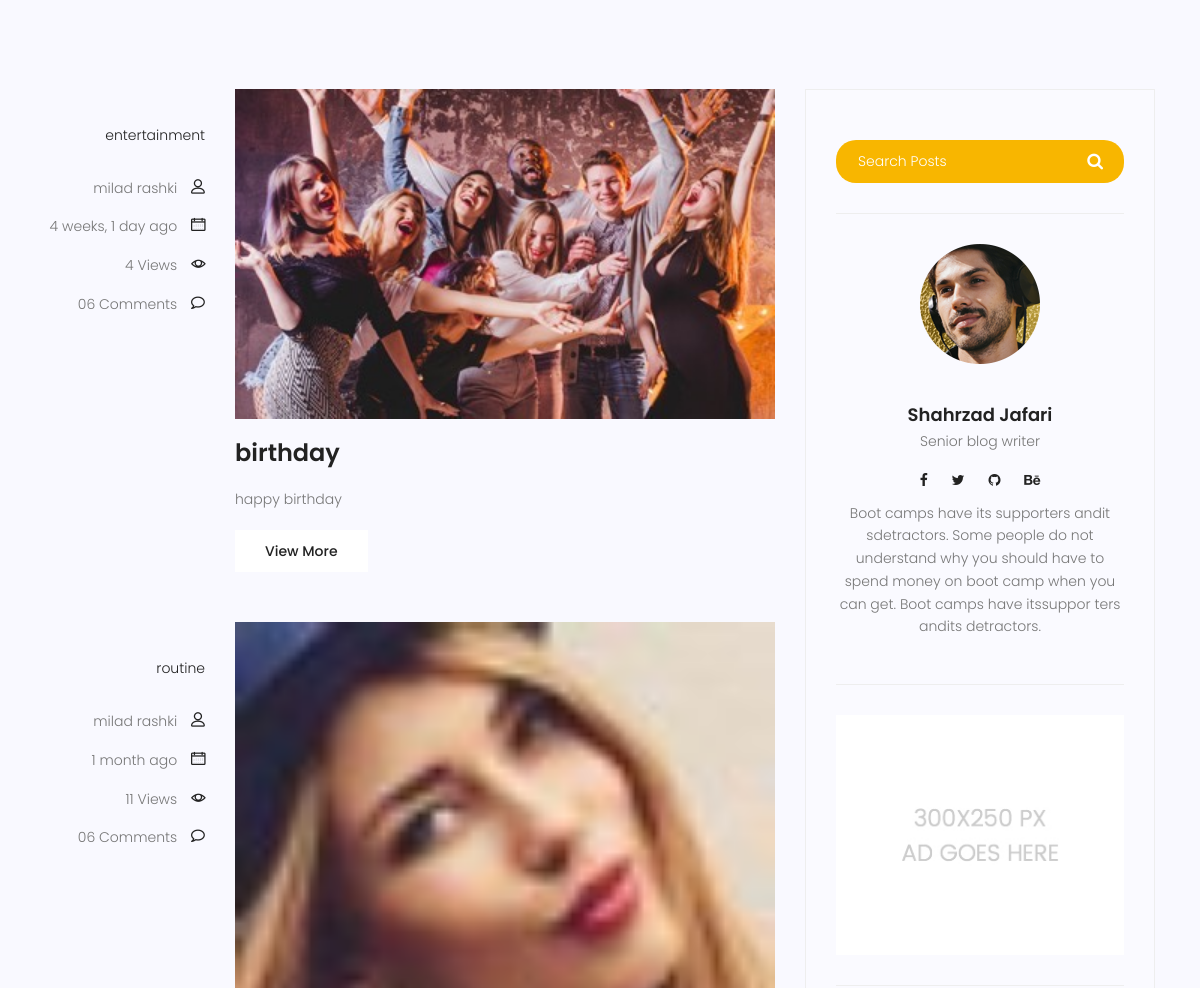
/blog/ (middle part), run on an earlier commit of the app's database.
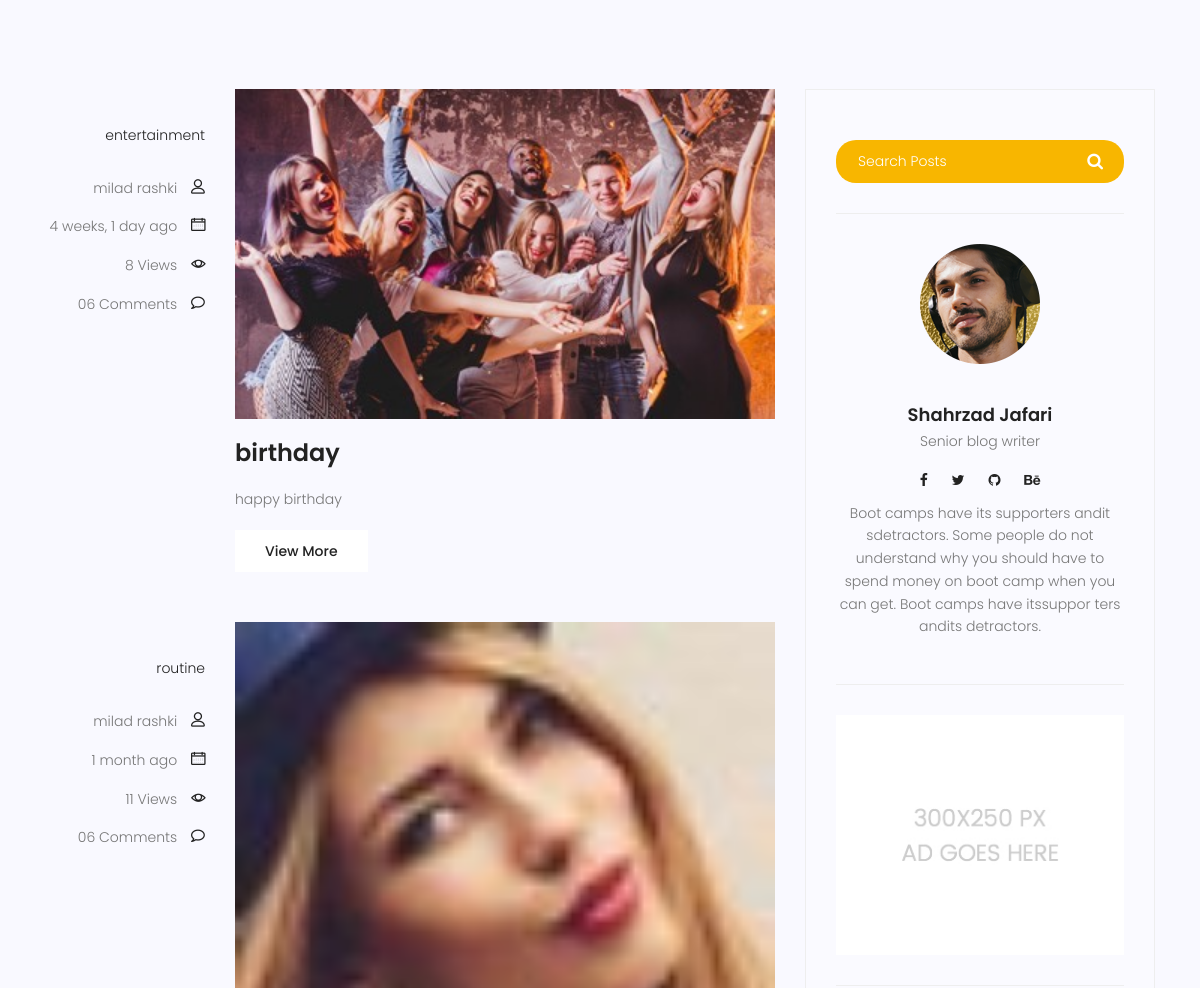
And on a later commit of the database.
### blog/models.py (models this page shows, shortened)
class Category(models.Model):
    name = models.CharField(max_length=255)
    def __str__(self):
        return self.name

class Post(models.Model):
    title = models.CharField(max_length=255)
    content = models.TextField()
    image = models.ImageField(upload_to='blog/', default='blog/default.jpg')
    tag = TaggableManager()
    category = models.ManyToManyField(Category)
    author = models.ForeignKey(User, on_delete=models.SET_NULL, null=True)
    counted_view = models.IntegerField(default=0)
    status = models.BooleanField(default=False)
    published_date = models.DateTimeField(null=True)
    created_date = models.DateTimeField(auto_now_add=True)
    updated_date = models.DateTimeField(auto_now=True)
    class Meta:
        ordering = ['created_date']

### blog/views.py (the view)
# urls.py: urlpatterns = [path('', blog_view, name='index'),
def blog_view(request, **kwargs):
    posts = Post.objects.filter(status=1, published_date__lte=timezone.now()).order_by('-published_date')
    if kwargs.get('cat_name') is not None:
        posts = posts.filter(category__name=kwargs['cat_name'])
    if kwargs.get('author_username') is not None:
        posts = posts.filter(author__username=kwargs['author_username'])
    if kwargs.get('tag_name') is not None:
        posts = posts.filter(tag__name__in=[kwargs['tag_name']])
    posts = Paginator(posts, 3)
    try:
        page_number = request.GET.get('page')
        posts = posts.get_page(page_number)
    except PageNotAnInteger:
        posts = posts.get_page(1)
    except EmptyPage:
        posts = posts.get_page(1)
    context = {'posts': posts}
    return render(request, 'blog/blog-home.html', context)

### blog/templatetags/blog_tags.py (called while the page is built)
@register.inclusion_tag('blog/blog-poppost.html')
def latest_post(arg=3):
    posts = Post.objects.filter(status=1).order_by('-counted_view')[:arg]
    return {'posts': posts}

@register.inclusion_tag('blog/blog-post-categories.html')
def post_categories(arg=5):
    posts = Post.objects.filter(status=1)
    categories = Category.objects.all()
    cat_dict = {}
    for name in categories:
        cat_dict[name] = posts.filter(category=name).count()
    sorted_category_by_number = sorted(cat_dict.items(), key=lambda x: x[1], reverse=True)
    converted_dict = dict(sorted_category_by_number)
    converted_dict = dict(list(converted_dict.items())[:arg])
    return {'categories': converted_dict}

### templates/blog/blog-home.html (shortened to what this page needs)
{% extends 'base.html' %}
{%load static%}
{% load humanize %}
{%load blog_tags%}
{% block content %}
<section class="top-category-widget-area pt-90 pb-90">
</section>
<section class="post-content-area">
    <div class="container">
        <div class="row">
            <div class="col-lg-8 posts-list">
                {% for post in posts %}
                <div class="single-post row">
                    <div class="col-lg-3 col-md-3 meta-details">
                        <ul class="tags">
                            {% for cat in post.category.all %}
                            <li>
                                <a href="{% url 'blog:category' cat_name=cat.name %}"
                                >{{ cat.name }}</a
                                >{%if not forloop.last%},{%endif%}
                            </li>
                            {% endfor %}
                        </ul>
                        <div class="user-details row">
                            <p class="user-name col-lg-12 col-md-12 col-6">
                                <a
                                        href="{% url 'blog:author' author_username=post.author.username %}"
                                >{{ post.author.get_full_name }}</a
                                >
                                <span class="lnr lnr-user"></span>
                            </p>
                            <p class="date col-lg-12 col-md-12 col-6">
                                <a href="#">{{post.published_date|naturaltime}}</a>
                                <span class="lnr lnr-calendar-full"></span>
                            </p>
                            <p class="view col-lg-12 col-md-12 col-6">
                                <a href="#">{{post.counted_view}} Views</a>
                                <span class="lnr lnr-eye"></span>
                            </p>
                            <p class="comments col-lg-12 col-md-12 col-6">
                                <a href="#">06 Comments</a> <span class="lnr lnr-bubble"></span>
                            </p>
                        </div>
                    </div>
                    <div class="col-lg-9 col-md-9">
                        <div class="feature-img">
                            <img class="img-fluid" src="{{ post.image.url }}" alt=""/>
                        </div>
                        <a class="posts-title" href="{% url 'blog:single' pid=post.id %}"
                        ><h3>{{post.title}}</h3></a
                        >
                        <p class="excert">{{ post.content|truncatewords:20 }}</p>
                        <a href="{% url 'blog:single' pid=post.id %}" class="primary-btn"
                        >View More</a
                        >
                    </div>
                </div>
                {% endfor%}
            </div>
            <div class="col-lg-4 sidebar-widgets">
                <div class="widget-wrap">
                    {% include 'blog/blog-search.html' %}
                    {% include 'blog/blog-writer.html' %}
                    {% include 'blog/blog-ads.html' %}
                </div>
            </div>
        </div>
    </div>
</section>
{% endblock%}

### templates/base.html (shortened to what this page needs)
{% load static %}
<!DOCTYPE html>
<html lang="zxx" class="no-js">
  <head>
    <link rel="stylesheet"
          href="https://stackpath.bootstrapcdn.com/bootstrap/4.5.0/css/bootstrap.min.css"
>
    <link rel="stylesheet" href="{% static 'css/linearicons.css' %}" />
    <link rel="stylesheet" href="{% static 'css/font-awesome.min.css' %}" />
    <link rel="stylesheet" href="{% static 'css/bootstrap.css' %}" />
    <link rel="stylesheet" href="{% static 'css/magnific-popup.css' %}" />
    <link rel="stylesheet" href="{% static 'css/jquery-ui.css' %}" />
    <link rel="stylesheet" href="{% static 'css/nice-select.css' %}" />
    <link rel="stylesheet" href="{% static 'css/animate.min.css' %}" />
    <link rel="stylesheet" href="{% static 'css/owl.carousel.css' %}" />
    <link rel="stylesheet" href="{% static 'css/main.css' %}" />
  </head>
  <body>
    {% block content %} {% endblock%}
  </body>
</html>

### templates/blog/blog-search.html
<div class="single-sidebar-widget search-widget">
  <form class="search-form" action="{% url 'blog:search' %}" method="get">
    <input
      placeholder="Search Posts"
      name="s"
      type="text"
      onfocus="this.placeholder = ''"
      onblur="this.placeholder = 'Search Posts'"
    />
    <button type="submit"><i class="fa fa-search"></i></button>
  </form>
</div>

### templates/blog/blog-writer.html
{% load static %}
<div class="single-sidebar-widget user-info-widget">
  <img src="{% static 'img/blog/user-info.png' %}" alt="" />
  <a href="#"><h4>Shahrzad Jafari</h4></a>
  <p>Senior blog writer</p>
  <ul class="social-links">
    <li>
      <a href="#"><i class="fa fa-facebook"></i></a>
    </li>
    <li>
      <a href="#"><i class="fa fa-twitter"></i></a>
    </li>
    <li>
      <a href="#"><i class="fa fa-github"></i></a>
    </li>
    <li>
      <a href="#"><i class="fa fa-behance"></i></a>
    </li>
  </ul>
  <p>
    Boot camps have its supporters andit sdetractors. Some people do not
    understand why you should have to spend money on boot camp when you can get.
    Boot camps have itssuppor ters andits detractors.
  </p>
</div>

### templates/blog/blog-ads.html
{% load static %}
<div class="single-sidebar-widget ads-widget">
  <a href="#"
    ><img class="img-fluid" src="{% static 'img/blog/ads-banner.jpg' %}" alt=""
  /></a>
</div>

### templates/blog/blog-poppost.html (shortened to what this page needs)
{% load humanize %}
{% load static %}

### statics/css/main.css (style rules this page uses)
body { color: #777777; font-family: "Poppins", sans-serif; font-size: 14px; font-weight: 300; line-height: 1.625em; position: relative; }
ol, ul { margin: 0; padding: 0; list-style: none; }
a { -webkit-transition: all 0.3s ease 0s; -moz-transition: all 0.3s ease 0s; -o-transition: all 0.3s ease 0s; transition: all 0.3s ease 0s; }
a, a:focus, a:hover { text-decoration: none; outline: 0; }
h1, h2, h3, h4, h5, h6 { font-family: "Poppins", sans-serif; color: #222222; line-height: 1.2em !important; margin-bottom: 0; margin-top: 0; font-weight: 600; }
h3, .h3 { font-size: 24px; }
h4, .h4 { font-size: 18px; }
.pt-90 { padding-top: 90px; }
.pb-90 { padding-bottom: 90px; }
h3 { font-size: 24px; }
h4 { font-size: 18px; }
h1, h2, h3, h4, h5, h6 { line-height: 1.5em; }
.primary-btn { background: #f8b600; line-height: 42px; padding-left: 30px; padding-right: 30px; border: none; color: #fff; display: inline-block; font-size: 14px; font-weight: 500; position: relative; -webkit-transition: all 0.3s ease 0s; -moz-transition: all 0.3s ease 0s; -o-transition: all 0.3s ease 0s; transition: all 0.3s ease 0s; cursor: pointer; position: relative; }
.top-category-widget-area { background-color: #f9f9ff; }
.post-content-area { background-color: #f9f9ff; }
.post-content-area .single-post { margin-bottom: 50px; }
.post-content-area .single-post .meta-details { text-align: right; margin-top: 35px; }
.post-content-area .single-post .meta-details .tags { margin-bottom: 30px; }
.post-content-area .single-post .meta-details .tags li { display: inline-block; font-size: 14px; }
.post-content-area .single-post .meta-details .tags li a { color: #222; -webkit-transition: all 0.3s ease 0s; -moz-transition: all 0.3s ease 0s; -o-transition: all 0.3s ease 0s; transition: all 0.3s ease 0s; }
.post-content-area .single-post .user-name a, .post-content-area .single-post .date a, .post-content-area .single-post .view a, .post-content-area .single-post .comments a { color: #777777; margin-right: 10px; -webkit-transition: all 0.3s ease 0s; -moz-transition: all 0.3s ease 0s; -o-transition: all 0.3s ease 0s; transition: all 0.3s ease 0s; }
.post-content-area .single-post .user-name .lnr, .post-content-area .single-post .date .lnr, .post-content-area .single-post .view .lnr, .post-content-area .single-post .comments .lnr { font-weight: 900; color: #222; }
.post-content-area .single-post .feature-img img { width: 100%; }
.post-content-area .single-post .posts-title h3 { margin: 20px 0px; }
.post-content-area .single-post .excert { margin-bottom: 20px; }
.post-content-area .single-post .primary-btn { background: #fff !important; color: #222 !important; -webkit-transition: all 0.3s ease 0s; -moz-transition: all 0.3s ease 0s; -o-transition: all 0.3s ease 0s; transition: all 0.3s ease 0s; border-radius: 0px !important; }
.posts-list .posts-title h3 { -webkit-transition: all 0.3s ease 0s; -moz-transition: all 0.3s ease 0s; -o-transition: all 0.3s ease 0s; transition: all 0.3s ease 0s; }
.sidebar-widgets { padding-bottom: 120px; }
.widget-wrap { background: #fafaff; padding: 20px 0px; border: 1px solid #eee; }
.widget-wrap .single-sidebar-widget { margin: 30px 30px; padding-bottom: 30px; border-bottom: 1px solid #eee; }
.widget-wrap .search-widget form.search-form input[type=text] { color: #fff; padding: 10px 22px; font-size: 14px; border: none; float: left; width: 80%; border-bottom-left-radius: 20px; border-top-left-radius: 20px; background: #f8b600; }
.widget-wrap .search-widget form.search-form button { float: left; width: 20%; padding: 10px; background: #f8b600; color: #fff; font-size: 17px; border: none; cursor: pointer; border-bottom-right-radius: 20px; border-top-right-radius: 20px; }
.widget-wrap .search-widget form.search-form::after { content: ""; clear: both; display: table; }
.widget-wrap .user-info-widget { text-align: center; }
.widget-wrap .user-info-widget a h4 { margin-top: 40px; margin-bottom: 5px; -webkit-transition: all 0.3s ease 0s; -moz-transition: all 0.3s ease 0s; -o-transition: all 0.3s ease 0s; transition: all 0.3s ease 0s; }
.widget-wrap .user-info-widget .social-links li { display: inline-block; margin-bottom: 10px; }
.widget-wrap .user-info-widget .social-links li a { color: #222; padding: 10px; font-size: 14px; -webkit-transition: all 0.3s ease 0s; -moz-transition: all 0.3s ease 0s; -o-transition: all 0.3s ease 0s; transition: all 0.3s ease 0s; }
.widget-wrap .ads-widget img { width: 100%; }

What changed in the data, as far as the page shows it:
changed Post "birthday": counted_view "4" → "8"
